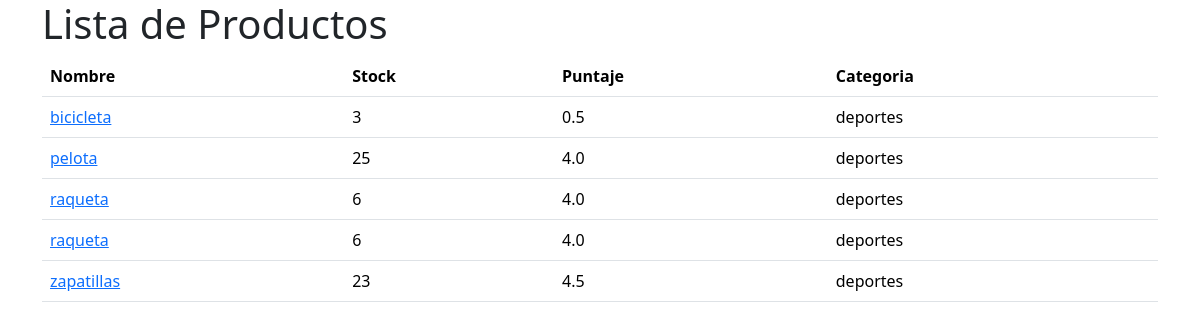
/productos/, run on the app's committed database.
### productos/models.py (models this page shows, shortened)
class Producto(models.Model):
    nombre = models.CharField(max_length=100)
    stock = models.IntegerField()
    puntaje = models.FloatField()
    categoria = models.ForeignKey(Categoria, on_delete=models.CASCADE)
    creado_en = models.DateField(default=timezone.now)

class Categoria(models.Model):
    nombre = models.CharField(max_length=100)
    def __str__(self):
        return self.nombre

### productos/views.py (the view)
# urls.py: path('', views.index, name='index'),
def index(request):
    productos = Producto.objects.all()
    return render(
        request,
        'index.html',
        context ={'productos': productos}
        )

### productos/templates/index.html
{% extends 'base.html' %}
{% block content %}
<h1>Lista de Productos</h1>
<table class="table">
    <thead>
        <tr>
            <th>Nombre</th>
            <th>Stock</th>
            <th>Puntaje</th>
            <th>Categoria</th>
        </tr>
    </thead>
    <tbody>
        {% for producto in productos %}
        <tr>
            <td>
                <a href="{% url 'productos:detalle' producto.id %}">
                    {{ producto.nombre }}
                </a>
            </td>
            <td>{{ producto.stock }}</td>
            <td>{{ producto.puntaje }}</td>
            <td>{{ producto.categoria }}</td>
        </tr>
        {% endfor %}
    </tbody>
</table>
{% endblock %}

### templates/base.html (shortened to what this page needs)
<!DOCTYPE html>
<html lang="en">
<head>
    <link href="https://cdn.jsdelivr.net/npm/bootstrap@5.3.6/dist/css/bootstrap.min.css" rel="stylesheet"
>
</head>
<body>
    <div class="container">
        {% block content %}
        {% endblock %}
    </div>
</body>
</html>

### data on the page
Producto: nombre "bicicleta", stock "3", puntaje "0.5", categoria "deportes"
Producto: nombre "pelota", stock "25", puntaje "4.0", categoria "deportes"
Producto: nombre "raqueta", stock "6", puntaje "4.0", categoria "deportes"
Producto: nombre "raqueta", stock "6", puntaje "4.0", categoria "deportes"
Producto: nombre "zapatillas", stock "23", puntaje "4.5", categoria "deportes"
